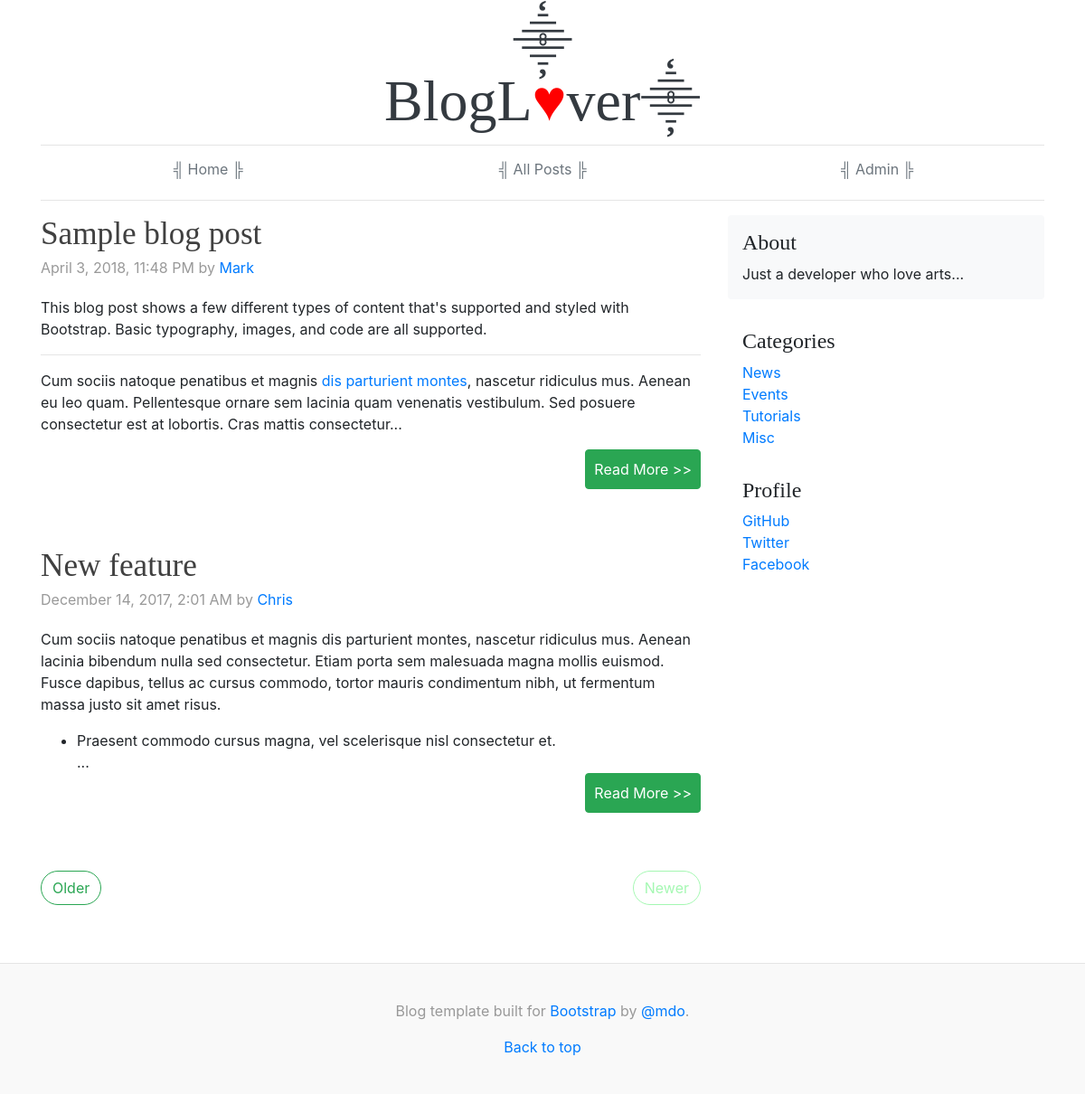
The app's page /, older data.
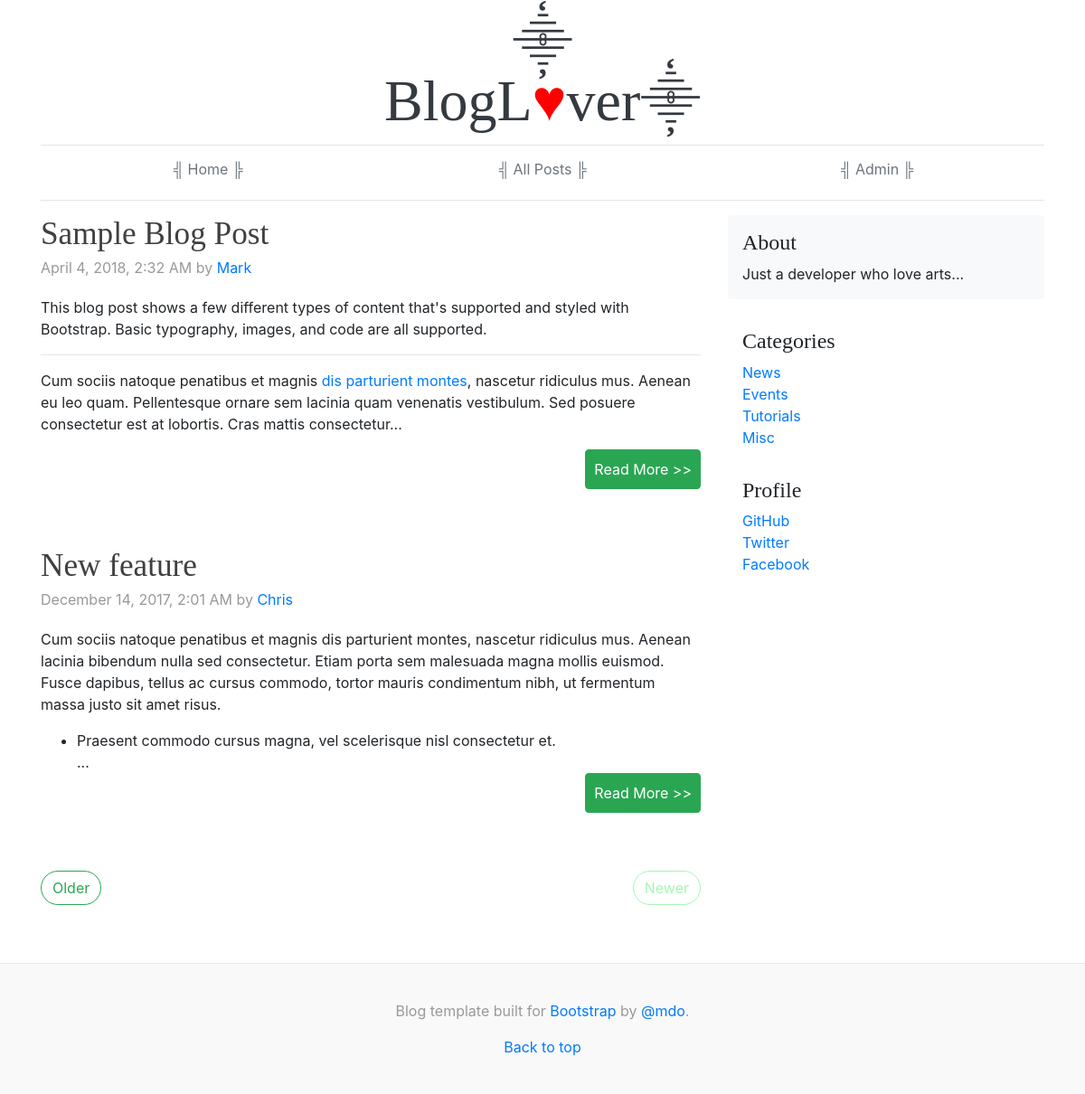
The same page, newer data.
### tables this page shows
CREATE TABLE `posts` (
  `id` int(11) NOT NULL,
  `category` int(11) NOT NULL,
  `title` varchar(255) NOT NULL,
  `body` text NOT NULL,
  `author` varchar(255) NOT NULL,
  `tags` varchar(255) NOT NULL,
  `date` timestamp NOT NULL DEFAULT CURRENT_TIMESTAMP ON UPDATE CURRENT_TIMESTAMP
);

### libraries/Database.php (called while the page is built, shortened)
<?php
class Database{
    public $host = DB_HOST;
    public $username = DB_USER;
    public $password = DB_PASS;
    public $db_name = DB_NAME;
    public $link;
    private function connect(){
        $this->link = new mysqli($this->host,$this->username,$this->password,$this->db_name);
    }
    public function select($query){
        $result = $this->link->query($query) or die($this->link->error._LINE_);
        if($result->num_rows > 0){
            return $result;
        }else{
            return false;
        }
    }
}

### helpers/format_helper.php (called while the page is built)
<?php
    function formatDate($date){
        return date('F j, Y, g:i A', strtotime($date));
    }
    function shortenText($text, $chars = 450){
        $text = $text." ";
        $text = substr($text , 0 , $chars);
        $text = substr($text, 0 , strrpos($text,' '));
        $text = $text."...";
        return $text;
    }

### index.php (the view, shortened to what this page needs)
<?php
    include 'libraries/Database.php';
    include 'includes/header.php';
    include 'helpers/format_helper.php';
?>
<?php
    $db = new Database();
    $query = "Select * from posts";
    $posts = $db->select($query);
?>
    <?php   if($posts):   ?>
        <?php while($row = $posts->fetch_assoc()) : ?>
            <div class="blog-post">
                    <h4 class="blog-post-title"><?php echo $row['title']; ?> </h4>
                    <p class="blog-post-meta">
                        <?php echo formatDate($row['date']); ?> by
                        <a href="#">
                            <?php echo $row['author']; ?>
                        </a>
                    </p>
                    <?php echo shortenText($row['body'] ); ?>
                    <div class="alignright">
                        <a class="continue-reading" href="post.php?id=<?php echo urlencode($row["id"]); ?>">
                            Read More >>
                        </a>
                    </div>
                </div>
        <?php endwhile;  ?>
        <nav class="blog-pagination">
            <a class="btn btn-outline-primary" href="#"> Older</a>
            <a class="btn btn-outline-secondary disabled" href="#">Newer</a>
        </nav>
    <?php   else :   ?>
        <p class="text-center font-italic">There is no post here.<p>
    <?php   endif;   ?>
<?php
include 'includes/footer.php';
?>

Row changes from the older to the newer data that the page shows:
changed posts "Mark": title "Sample blog post" → "Sample Blog Post"; date "April 3, 2018, 11:48 PM" → "April 4, 2018, 2:32 AM"
